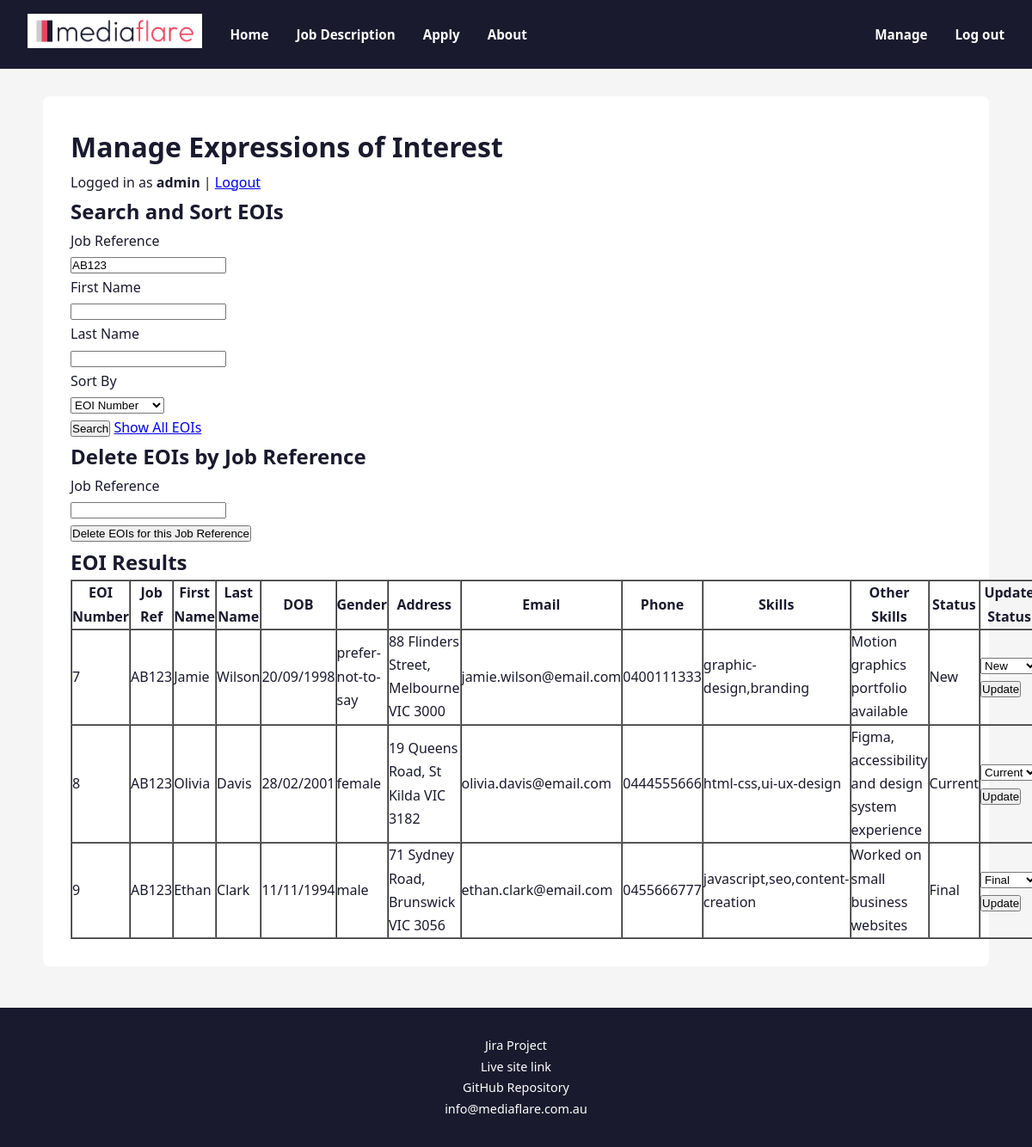
The page /manage.php?job_reference=AB123 (signed in) on the database its author committed.
### tables this page shows
CREATE TABLE `eoi` (
  `EOInumber` int(11) NOT NULL,
  `job_reference` varchar(5) NOT NULL,
  `first_name` varchar(20) NOT NULL,
  `last_name` varchar(20) NOT NULL,
  `date_of_birth` varchar(10) NOT NULL,
  `gender` enum('male','female','prefer-not-to-say') NOT NULL,
  `street_address` varchar(40) NOT NULL,
  `suburb` varchar(40) NOT NULL,
  `state` enum('VIC','NSW','QLD','NT','WA','SA','TAS','ACT') NOT NULL,
  `postcode` char(4) NOT NULL,
  `email` varchar(255) NOT NULL,
  `phone` varchar(12) NOT NULL,
  `skills` varchar(255) NOT NULL,
  `other_skills` text DEFAULT NULL,
  `status` enum('New','Current','Final') NOT NULL DEFAULT 'New'
);

### manage.php (the view, shortened to what this page needs)
<?php
require_once 'settings.php';
$conn = new mysqli($host, $username, $password, $dbname);
function clean_output($value) {
    return htmlspecialchars($value ?? '', ENT_QUOTES, 'UTF-8');
}
$create_eoi_table = "
CREATE TABLE IF NOT EXISTS `eoi` (
  `EOInumber` int(11) NOT NULL AUTO_INCREMENT,
  `job_reference` varchar(5) NOT NULL,
  `first_name` varchar(20) NOT NULL,
  `last_name` varchar(20) NOT NULL,
  `date_of_birth` varchar(10) NOT NULL,
  `gender` enum('male','female','prefer-not-to-say') NOT NULL,
  `street_address` varchar(40) NOT NULL,
  `suburb` varchar(40) NOT NULL,
  `state` enum('VIC','NSW','QLD','NT','WA','SA','TAS','ACT') NOT NULL,
  `postcode` char(4) NOT NULL,
  `email` varchar(100) NOT NULL,
  `phone` varchar(12) NOT NULL,
  `skills` text NOT NULL,
  `other_skills` text,
  `status` enum('New','Current','Final') NOT NULL DEFAULT 'New',
  PRIMARY KEY (`EOInumber`)
) ENGINE=InnoDB DEFAULT CHARSET=utf8mb4;
";
$conn->query($create_eoi_table);
$allowed_sort_fields = [
    'EOInumber' => 'EOInumber',
    'job_reference' => 'job_reference',
    'first_name' => 'first_name',
    'last_name' => 'last_name',
    'status' => 'status'
];
$sort = $_GET['sort'] ?? 'EOInumber';
$sort_sql = $allowed_sort_fields[$sort];
$search_job_reference = trim($_GET['job_reference'] ?? '');
$search_first_name = trim($_GET['first_name'] ?? '');
$search_last_name = trim($_GET['last_name'] ?? '');
$where = [];
$params = [];
$types = "";
if ($search_job_reference !== '') {
    $where[] = "job_reference = ?";
    $params[] = $search_job_reference;
    $types .= "s";
}
$sql = "SELECT * FROM eoi";
if (count($where) > 0) {
    $sql .= " WHERE " . implode(" AND ", $where);
}
$sql .= " ORDER BY $sort_sql";
$stmt = $conn->prepare($sql);
if (count($params) > 0) {
    $stmt->bind_param($types, ...$params);
}
$stmt->execute();
$result = $stmt->get_result();
include "header.inc";
include "nav.inc";
?>
<main class="section-container">
    <h1>Manage Expressions of Interest</h1>
    <p>
        Logged in as <strong><?php echo clean_output($_SESSION['username'] ?? 'Manager'); ?></strong>
        | <a href="logout.php">Logout</a>
    </p>
    <section>
        <h2>Search and Sort EOIs</h2>
        <form action="manage.php" method="get" novalidate>
            <p>
                <label for="job_reference">Job Reference</label><br>
                <input type="text" id="job_reference" name="job_reference"
                       value="<?php echo clean_output($search_job_reference); ?>">
            </p>
            <p>
                <label for="first_name">First Name</label><br>
                <input type="text" id="first_name" name="first_name"
                       value="<?php echo clean_output($search_first_name); ?>">
            </p>
            <p>
                <label for="last_name">Last Name</label><br>
                <input type="text" id="last_name" name="last_name"
                       value="<?php echo clean_output($search_last_name); ?>">
            </p>
            <p>
                <label for="sort">Sort By</label><br>
                <select id="sort" name="sort">
                    <option value="EOInumber" <?php if ($sort === 'EOInumber') echo 'selected'; ?>>EOI Number</option>
                </select>
            </p>
            <p>
                <input type="submit" value="Search">
                <a href="manage.php">Show All EOIs</a>
            </p>
        </form>
    </section>
    <section>
        <h2>Delete EOIs by Job Reference</h2>
        <form action="manage.php" method="post" novalidate>
            <p>
                <label for="delete_job_reference">Job Reference</label><br>
                <input type="text" id="delete_job_reference" name="delete_job_reference">
            </p>
            <p>
                <input type="submit" value="Delete EOIs for this Job Reference">
            </p>
        </form>
    </section>
    <section>
        <h2>EOI Results</h2>
        <?php if ($result && $result->num_rows > 0): ?>
            <table border="1" cellpadding="6" cellspacing="0">
                <thead>
                    <tr>
                        <th>EOI Number</th>
                        <th>Job Ref</th>
                        <th>First Name</th>
                        <th>Last Name</th>
                        <th>DOB</th>
                        <th>Gender</th>
                        <th>Address</th>
                        <th>Email</th>
                        <th>Phone</th>
                        <th>Skills</th>
                        <th>Other Skills</th>
                        <th>Status</th>
                        <th>Update Status</th>
                    </tr>
                </thead>
                <tbody>
                    <?php while ($row = $result->fetch_assoc()): ?>
                        <tr>
                            <td><?php echo clean_output($row['EOInumber']); ?></td>
                            <td><?php echo clean_output($row['job_reference']); ?></td>
                            <td><?php echo clean_output($row['first_name']); ?></td>
                            <td><?php echo clean_output($row['last_name']); ?></td>
                            <td><?php echo clean_output($row['date_of_birth']); ?></td>
                            <td><?php echo clean_output($row['gender']); ?></td>
                            <td>
                                <?php
                                echo clean_output(
                                    $row['street_address'] . ', ' .
                                    $row['suburb'] . ' ' .
                                    $row['state'] . ' ' .
                                    $row['postcode']
                                );
                                ?>
                            </td>
                            <td><?php echo clean_output($row['email']); ?></td>
                            <td><?php echo clean_output($row['phone']); ?></td>
                            <td><?php echo clean_output($row['skills']); ?></td>
                            <td><?php echo clean_output($row['other_skills']); ?></td>
                            <td><?php echo clean_output($row['status']); ?></td>
                            <td>
                                <form action="manage.php" method="post" novalidate>
                                    <select name="status">
                                        <option value="New" <?php if ($row['status'] === 'New') echo 'selected'; ?>>New</option>
                                        <option value="Current" <?php if ($row['status'] === 'Current') echo 'selected'; ?>>Current</option>
                                        <option value="Final" <?php if ($row['status'] === 'Final') echo 'selected'; ?>>Final</option>
                                    </select>
                                    <input type="submit" value="Update">
                                </form>
                            </td>
                        </tr>
                    <?php endwhile; ?>
                </tbody>
            </table>
        <?php else: ?>
            <p>No EOI records found.</p>
        <?php endif; ?>
    </section>
</main>
<?php
include "footer.inc";
?>

### styles/style.css (style rules this page uses)
* { margin: 0; padding: 0; box-sizing: border-box; }
body { font-family: 'Segoe UI', sans-serif; background-color: #f5f5f5; color: #1a1a2e; line-height: 1.7; }
.section-container { max-width: 1100px; margin: 2rem auto; padding: 2rem; background-color: #ffffff; border-radius: 8px; }

### rows shown on the page
eoi: EOInumber "7", job_reference "AB123", first_name "Jamie", last_name "Wilson", date_of_birth "20/09/1998", gender "prefer-not-to-say", street_address+suburb+state "88 Flinders Street, Melbourne VIC 3000", email "jamie.wilson@email.com", phone "0400111333", skills "graphic-design,branding", other_skills "Motion graphics portfolio available", status "New"
eoi: EOInumber "8", job_reference "AB123", first_name "Olivia", last_name "Davis", date_of_birth "28/02/2001", gender "female", street_address+suburb+state "19 Queens Road, St Kilda VIC 3182", email "olivia.davis@email.com", phone "0444555666", skills "html-css,ui-ux-design", other_skills "Figma, accessibility and design system experience", status "Current"
eoi: EOInumber "9", job_reference "AB123", first_name "Ethan", last_name "Clark", date_of_birth "11/11/1994", gender "male", street_address+suburb+state "71 Sydney Road, Brunswick VIC 3056", email "ethan.clark@email.com", phone "0455666777", skills "javascript,seo,content-creation", other_skills "Worked on small business websites", status "Final"

### other values the page prints
clean_output($_SESSION['username'] ?? 'Manager') "admin"
